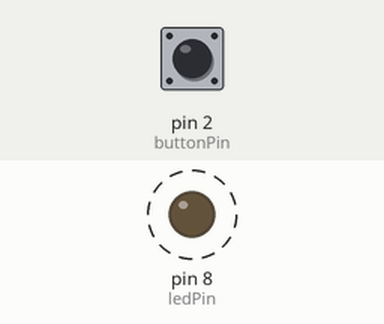
Bench run of a sketch on a simulated Arduino Uno, built with avr-gcc and run on an emulated ATmega328P. Parts: output pins drawn as LEDs (lit = HIGH). Dashed ring = blinking. Inputs (shaded band) come from the test bench; at power-on: pin 2 (buttonPin) LOW. What the sketch prints to the serial monitor is not drawn.

Above: at 1.2 s.
1.3 s: pin 2 (buttonPin) pulled HIGH for 0.15 s
Timing chart, 0 to 10.3 s (numbered marks = the images above; inputs shaded):
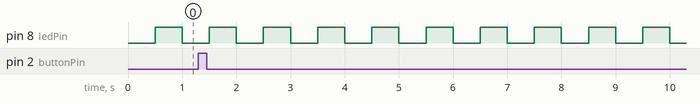

Measured:
- by itself, pin 8 (ledPin): alternates HIGH for 0.50 s and LOW for 0.50 s

The sketch:

day32_blink_millis.ino
```cpp
// 32日目 改造：delay() を使わず、millis() で点滅しながら、ボタンも見る
// 結果：ボタンをすばやく10回押すと、pressed が10回出た（見のがさない）

const int ledPin = 8;
const int buttonPin = 2;

int ledState = LOW;                  // LED の今の状態
unsigned long previousMillis = 0;    // 最後に LED を切りかえた時刻
const long interval = 500;           // 切りかえる間隔（ミリ秒）
int lastButtonState = LOW;           // 前回のボタンの状態

void setup() {
  pinMode(ledPin, OUTPUT);
  pinMode(buttonPin, INPUT);
  Serial.begin(9600);
}

void loop() {
  // LED：0.5秒たったら、点く・消えるを入れかえる（待たずに、時刻の差だけ調べる）
  unsigned long currentMillis = millis();
  if (currentMillis - previousMillis >= interval) {
    previousMillis = currentMillis;
    if (ledState == LOW) {
      ledState = HIGH;
    } else {
      ledState = LOW;
    }
    digitalWrite(ledPin, ledState);
  }

  // ボタン：loop() が回るたび（止まらないので、とても多く）見る
  int buttonState = digitalRead(buttonPin);
  if (buttonState == HIGH && lastButtonState == LOW) {   // 押した瞬間だけ
    Serial.println("pressed");
  }
  lastButtonState = buttonState;
}
```
